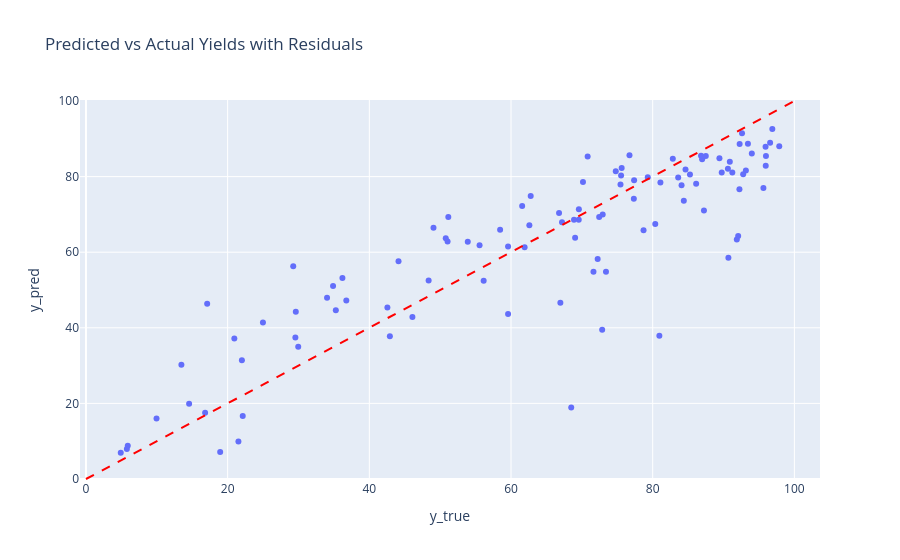

Write notebook code for a chart like this one.
### Code cell
import plotly.express as px
import plotly.graph_objects as go

results_check['original_index'] = results_check.index
fig = px.scatter(results_check, x='y_true', y='y_pred', hover_data=['original_index', 'residual'], title='Predicted vs Actual Yields with Residuals')
fig.add_shape(type='line', x0=0, y0=0, x1=100, y1=100, line=dict(color='Red', dash='dash'))
fig.show()

print(outliers)

### Figure 1 — Plotly figure (JSON) as saved in the notebook; plotly's stock layout.template omitted (floating-point values rounded to 4 significant figures; data arrays with more than 128 entries replaced by an {"elided": "..."} marker saying what was removed)
{"data": [{"customdata": {"elided": "103x2 float values"}, "hovertemplate": "y_true=%{x}<br>y_pred=%{y}<br>original_index=%{customdata[0]}<br>residual=%{customdata[1]}<extra></extra>", "legendgroup": "", "marker": {"color": "#636efa", "symbol": "circle"}, "mode": "markers", "name": "", "orientation": "v", "showlegend": false, "type": "scatter", "x": [91.87, 29.56, 5.772, 72.94, 53.9, 55.56, 86.98, 42.55, 87.24, 29.26, 84.07, 84.63, 70.82, 75.62, 93.44, 95.99, 48.37, 34.03, 68.5, 91.24, 90.69, 75.46, 59.59, 69.56, 97.86, 61.57, 96.89, 93.15, 35.27, 72.23, 82.84, 51.05, 50.79, 90.89, 93.99, 22.13, 69.05, 92.61, 95.93, 69.58, 18.94, 96.57, 29.96, 16.82, 36.75, 85.26, 67.2, 24.98, 58.46, 66.78, 70.16, 90.62, 62.59, 14.56, 42.9, 71.64, 86.82, 9.962, 44.12, 84.39, 62.78, 77.34, 77.38, 74.79, 61.92, 56.14, 76.72, 78.71, 89.74, 79.31, 86.13, 92.27, 46.08, 92.77, 92.06, 51.15, 5.903, 80.94, 4.911, 83.6, 66.97, 68.89, 17.11, 81.09, 20.94, 29.62, 75.54, 87.49, 73.4, 95.96, 34.88, 95.63, 92.24, 59.59, 80.36, 89.42, 72.44, 36.2, 49.06, 21.52, 72.87, 13.47, 22.01], "xaxis": "x", "y": [63.38, 37.44, 7.965, 69.99, 62.79, 61.84, 84.62, 45.39, 71.06, 56.29, 77.69, 81.85, 85.31, 82.27, 88.66, 85.46, 52.53, 47.97, 18.92, 81.06, 58.54, 77.9, 61.51, 68.57, 88.03, 72.25, 92.62, 81.58, 44.66, 58.2, 84.74, 62.86, 63.69, 83.93, 86.11, 16.69, 63.79, 91.5, 87.89, 71.34, 7.114, 88.93, 35.01, 17.56, 47.23, 80.55, 67.92, 41.42, 65.97, 70.4, 78.6, 82.05, 67.16, 19.88, 37.75, 54.82, 85.52, 16.0, 57.62, 73.59, 74.85, 74.14, 79.03, 81.42, 61.34, 52.41, 85.67, 65.81, 81.06, 79.8, 78.12, 88.63, 42.85, 80.62, 64.32, 69.28, 8.769, 37.89, 6.968, 79.77, 46.63, 68.6, 46.38, 78.42, 37.2, 44.25, 80.31, 85.46, 54.81, 82.9, 51.03, 76.98, 76.64, 43.62, 67.47, 84.88, 69.28, 53.16, 66.46, 9.945, 39.47, 30.2, 31.44], "yaxis": "y"}], "layout": {"legend": {"tracegroupgap": 0}, "shapes": [{"line": {"color": "Red", "dash": "dash"}, "type": "line", "x0": 0, "x1": 100, "y0": 0, "y1": 100}], "title": {"text": "Predicted vs Actual Yields with Residuals"}, "xaxis": {"anchor": "y", "domain": [0, 1], "title": {"text": "y_true"}}, "yaxis": {"anchor": "x", "domain": [0, 1], "title": {"text": "y_pred"}}}}
